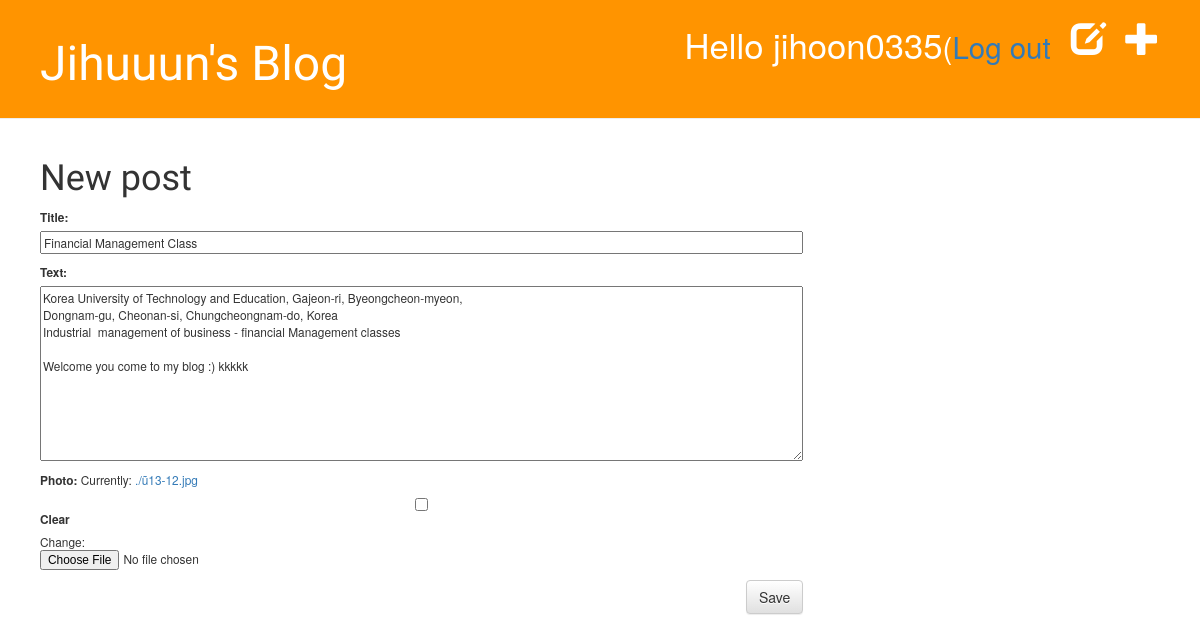
/post/4/edit/ (signed in), run on the app's committed database.
### blog/models.py (models this page shows, shortened)
class Post(models.Model):
    author = models.ForeignKey('auth.User')
    title = models.CharField(max_length=200)
    text = models.TextField()
    photo = models.ImageField(blank=True, null=True)
    created_date = models.DateTimeField(
        default=timezone.now)
    published_date = models.DateTimeField(
        blank=True, null=True)

### blog/views.py (the view)
# urls.py: url(r'^post/(?P<pk>[0-9]+)/edit/$', views.post_edit, name='post_edit'),
@login_required
def post_edit(request, pk):
	post = get_object_or_404(Post, pk=pk)
	if request.method == "POST":
		form = PostForm(request.POST, request.FILES, instance=post)
		if form.is_valid():
			post = form.save(commit=False)
			post.author = request.user
			post.published_date = timezone.now()
			post.save()
			return redirect('blog.views.post_detail', pk=post.pk)
	else:
		form = PostForm(instance=post)
	return render(request, 'blog/post_edit.html', {'form': form})

### blog/forms.py
class PostForm(forms.ModelForm):
	class Meta:
		model = Post
		fields = ('title', 'text', 'photo')

### blog/templates/blog/post_edit.html (shortened to what this page needs)
{% extends "blog/base.html" %}
{% block content %}
	<h1>New post</h1>
	<form method="POST" enctype="multipart/form-data" class="post-form" >
		{{ form.as_p }}
		<button type="submit" class="save btn btn-default">Save</button>
	</form>
{% endblock %}

### blog/templates/blog/base.html (shortened to what this page needs)
{% load staticfiles %}
<html>
	<head>
		<link rel="stylesheet" href="//maxcdn.bootstrapcdn.com/bootstrap/3.2.0/css/bootstrap.min.css">
		<link rel="stylesheet" href="//maxcdn.bootstrapcdn.com/bootstrap/3.2.0/css/bootstrap-theme.min.css">
		<link rel="stylesheet" href="{% static "css/blog.css" %}">
	</head>
	<body>
		<div class="page-header">
			{% if user.is_authenticated %}
			<a href="{% url "post_new" %}" class="top-menu"><span class="glyphicon glyphicon-plus"></span></a>
			<a href="{% url "post_draft_list" %}" class="top-menu"><span class="glyphicon glyphicon-edit"></span></a>
			<p class="top-menu">Hello {{ user.username }}<small>(<a href="{% url "django.contrib.auth.views.logout" %}">Log out
			{% else %}
			<a href="{% url "django.contrib.auth.views.login" %}" class="top-menu"><span class="glyphicon glyphicon-lock"></span
			{% endif %}
			<h1><a href="{% url "blog.views.post_list" %}">Jihuuun's Blog</a></h1>
		</div>
			<div class="content">
				<div class="row">
				<div class="col-md-8">
				{% block content %}
				{% endblock %}
				</div>
			</div>
		</div>
	</body>
</html>

### blog/static/css/blog.css (style rules this page uses)
.page-header { background-color: #ff9400; margin-top: 0; padding: 20px 20px 20px 40px; }
.page-header h1, .page-header h1 a, .page-header h1 a:visited, .page-header h1 a:active { color: #ffffff; font-size: 36pt; text-decoration: none; }
.content { margin-left: 40px; }
h1, h2, h3, h4 { font-family: 'Indie Flower', cursive; }
.save { float: right; }
.post-form textarea, .post-form input { width: 100%; }
.top-menu, .top-menu:hover, .top-menu:visited { color: #ffffff; float: right; font-size: 26pt; margin-right: 20px; }

### data on the page
Post: title "Financial Management Class", text "Korea University of Technology and Education, Gajeon-ri, Byeongcheon-myeon, Dongnam-gu, Cheonan-si, Chungcheongnam-do, Korea Industrial management of business - financial Management classes Welcome you come to my blog :) kkkkk"

### other printed values
{{ user.username }} "jihoon0335"
